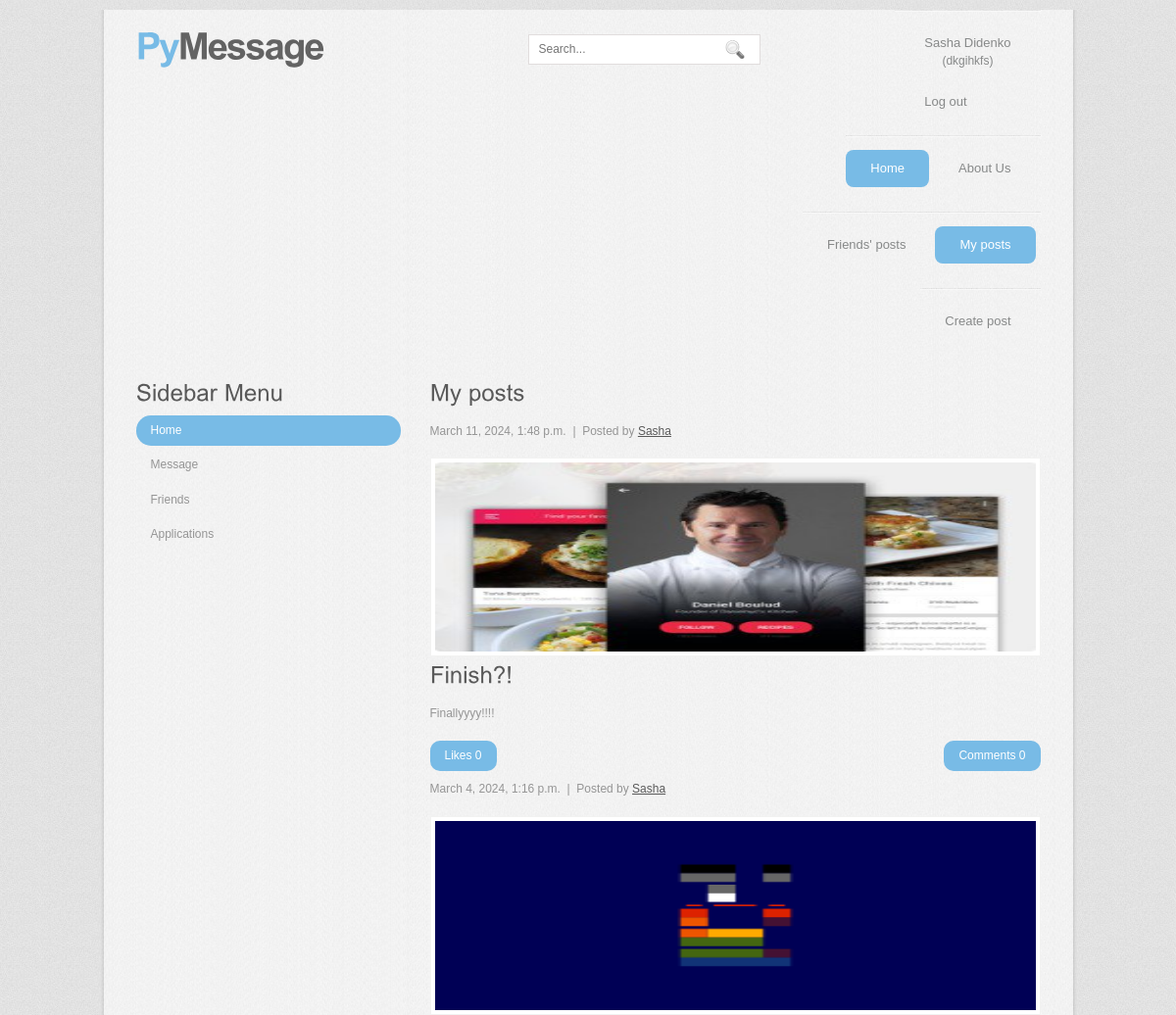
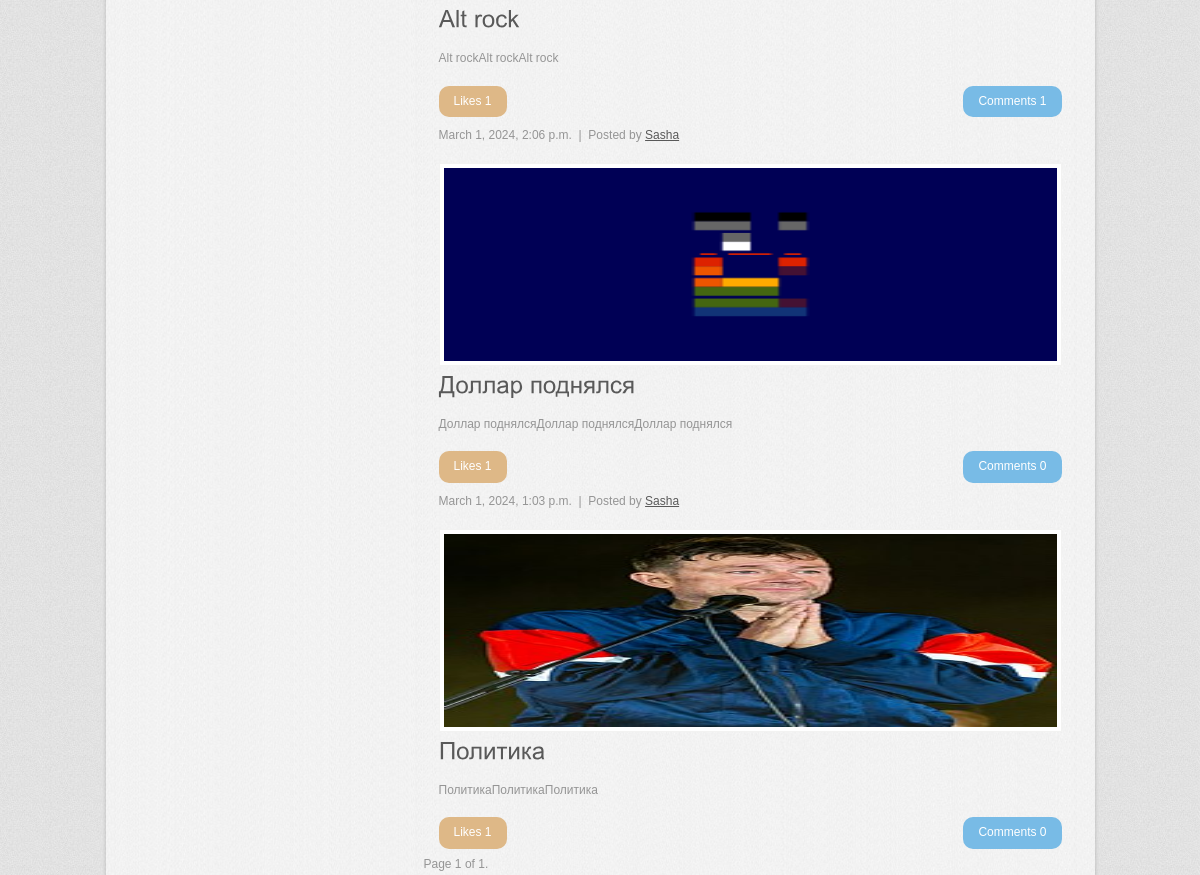
/my_posts (signed in), run on the app's committed database (2 pictures, top to bottom).
### accounts/models.py (models this page shows, shortened)
class User(AbstractUser):
    username = models.CharField(verbose_name = "Username", max_length = 100, unique = True)
    email = models.EmailField(verbose_name = "Email", unique = True)
    avatar = models.ImageField(verbose_name = "Avatar", upload_to = "image/", default = "defaults/avatar.jpg", null = True, blank = True)
    first_name = models.CharField(verbose_name = "First name", max_length = 100)
    last_name = models.CharField(verbose_name = "Last name", max_length = 100, null = True, blank = True)
    date_of_birth = models.DateField(verbose_name = "Date of birth", null = True, blank = True)
    status = models.CharField(verbose_name = "Status", max_length = 250, null = True, blank = True)
    address = models.CharField(verbose_name = "Address", max_length = 250, null = True, blank = True)
    favorites = models.ManyToManyField(Post, related_name="users", verbose_name="Favorites", blank=True)
    class Meta:
        verbose_name = "User"
        verbose_name_plural = "Users"

### posts/models.py (models this page shows, shortened)
class Post(models.Model):
    owner = models.ForeignKey('accounts.User', on_delete=models.CASCADE, related_name="posts", verbose_name="Owner")
    name = models.CharField(verbose_name="Title", max_length=100)
    content = models.TextField(verbose_name="Content")
    image = models.ImageField(verbose_name="Image", upload_to="image/", null=True, blank=True)
    created = models.DateTimeField(verbose_name="Create date", auto_now_add=True)
    updated = models.DateTimeField(verbose_name="Update date", auto_now=True)
    class Meta:
        verbose_name = "Post"
        verbose_name_plural = "Posts"

### posts/views.py (the view)
# urls.py: path('my_posts', views.my_posts, name='my_posts'),
@login_required()
def my_posts(request):
    user = request.user
    posts = Post.objects.filter(owner = user).order_by('-created')
    search = request.GET.get("search")
    if bool(search) != False:
        posts = posts.filter(name__icontains=search)
    paginator = Paginator(posts, 10)
    posts = paginator.get_page(request.GET.get("page"))
    context = {
        "posts": posts,
    }
    return render(request, "posts/my_posts.html", context)

### posts/templates/posts/my_posts.html (shortened to what this page needs)
{% extends 'posts/posts_main_home.html' %}
{% load static %}
{% block search %}
<div class="search">
  <form method="get" id="search" action="#">
    <span>
    <input type="text" placeholder="Search..." name="search" id="s" />
    <input name="searchsubmit" type="image" src="{% static 'images/search.gif' %}" value="Go" id="searchsubmit" class="btn"  />
    </span>
  </form>
</div>
{% endblock %}
{% block travel %}
  <li class="active"><a href="{% url 'home' %}">Home</a></li>
  <li><a href="{% url 'about' %}">About Us</a></li>
{% endblock %}
{% block travel2 %}
  <li><a href="{% url 'home' %}">Friends' posts</a></li>
  <li class="active"><a href="{% url 'my_posts' %}">My posts</a></li>
{% endblock %}
{% block travel3 %}
  <li><a href="{% url 'create_new_post' %}">Create post</a></li>
{% endblock %}
{% block content %}
<div class="content">
    <div class="content_bg">
      <div class="mainbar">
        <div class="article">
            <h2>My posts</h2>
            {% for post in posts %}
                <p class="post-data"><span class="date">{{ post.created }}</span> &nbsp;|&nbsp; Posted by <a href="{% url 'my_posts' %}">{{ post.owner.first_name }}</a></p>
                <img src="{{ post.image.url }}" width="613" height="193" alt="" />
                <h2><span>{{ post.name }}</span></h2>
                <p>{{ post.content }}</p>
                <p class="spec"><a href="{% url 'comments' post_id=post.id %}" class="com fr">Comments {{ post.comments.count }}</a>
                  {% if post in request.user.favorites.all %}
                    <a href="{% url 'like_post' post_id=post.id %}" class="rm fl" style="background-color: burlywood;">Likes {{ post.users.count }}</a></p>
                  {% else %}
                    <a href="{% url 'like_post' post_id=post.id %}" class="rm fl">Likes {{ post.users.count }}</a></p>
                  {% endif %}
            {% endfor %}
        </div>
        <div class="pagination">
            <span class="step-links">
              <span class="current">
                      Page {{ posts.number }} of {{ posts.paginator.num_pages }}.
                  </span>
            </span>
        </div>
    </div>
{% endblock %}

### posts/templates/posts/posts_main_home.html (shortened to what this page needs)
{% load static %}
<!DOCTYPE html PUBLIC "-//W3C//DTD XHTML 1.0 Transitional//EN" "http://www.w3.org/TR/xhtml1/DTD/xhtml1-transitional.dtd">
<html xmlns="http://www.w3.org/1999/xhtml">
<head>
<link href="{% static 'css/style.css' %}" rel="stylesheet" type="text/css" />
</head>
<body>
<div class="main">
  <div class="main_resize">
    <div class="header">
      <div class="logo">
        <h1><a href="{% url 'home' %}"><span>Py</span>Message<small></small></a></h1>
      </div>
      {% block search %}
      {% endblock %}
      <div class="menu_nav">
        <div class="registr">
          <ul>
            <li>
              {% if request.user.is_authenticated %}
              <li>
                <a href="{% url 'my_posts' %}">
                  {{ request.user.first_name }} {{ request.user.last_name }}
                  <p style="text-align: center; margin: 0px; padding: 0px;">({{ request.user.username }})</p>
                </a>
                <a href="{% url 'logout' %}">Log out</a>
              </li>
              {% endif %}
            </li>
          </ul>
        </div>
      </div>
      <div class="menu_nav">
        <ul>
          {% block travel %}
          {% endblock %}
        </ul>
      </div>
      <div class="menu_nav">
        <ul>
          {% block travel2 %}
          {% endblock %}
        </ul>
      </div>
      <div class="menu_nav">
        <ul>
          {% block travel3 %}
          {% endblock %}
        </ul>
      </div>
    </div>
    {% block content %}
    {% endblock %}
    <div class="sidebar">
          <div class="gadget">
            <h2 class="star"><span>Sidebar</span> Menu</h2>
            <ul class="sb_menu">
              <li class="active"><a href="{% url 'home' %}">Home</a></li>
              <li><a href="{% url 'private_chat' %}">Message</a></li>
              <li><a href="{% url 'friends' %}">Friends</a></li>
              <li><a href="{% url 'applications' %}">Applications</a></li>
            </ul>
          </div>
        </div>
      </div>
    </div>
  </div>
</div>
</body>
</html>

### static/css/style.css (style rules this page uses)
body { margin:0; padding:0; width:100%; color:#959595; font:normal 12px/1.8em Arial, Helvetica, sans-serif; background:url(images/bg.jpg); }
html { padding:0; margin:0; }
.main { padding:0; margin:0; background:url(images/main_bg.jpg) repeat-y center; }
.logo { float:left; width:400px; height:86px; padding:0; margin:0 auto; }
h1 { margin:0; padding:20px 0 0 0; color:#636363; font:bold 38px/1.2em Arial, Helvetica, sans-serif; letter-spacing:-2px; }
h1 a, h1 a:hover { color:#636363; text-decoration:none; }
h1 span { color:#78bbe6; }
h1 small { padding:0 10px; font:normal 12px/1.2em Arial, Helvetica, sans-serif; letter-spacing:normal; }
h2 { font:normal 24px Arial, Helvetica, sans-serif; padding:8px 0; margin:0; color:#595959; }
p { margin:8px 0; padding:0 0 8px 0; font:normal 12px/1.8em Arial, Helvetica, sans-serif; }
a { color:#97c950; text-decoration:underline; }
a.rm, a.com { padding:0; text-decoration:none; }
.header, .content, .menu_nav, .fbg, .footer, form, ol, ol li, ul, .content .mainbar, .content .sidebar { margin:0; padding:0; }
.main_resize { margin:0 auto; width:969px; }
.header { margin:0 auto; width:923px; }
.menu_nav { margin:0 0 10px; padding:0; }
.menu_nav ul { list-style:none; margin:0; padding:0; float:right; }
.menu_nav ul li { margin:0; padding:15px 5px 15px 0; float:left; background:url(images/menu_line.jpg) repeat-x top; }
.menu_nav ul li a { display:block; margin:0; padding:11px 25px; color:#878989; text-decoration:none; font-size:13px; line-height:16px; }
.menu_nav ul li.active a, .menu_nav ul li a:hover { color:#fff; text-decoration:none; background:#78bbe6; }
.content { padding:0; margin:0 auto; width:923px; }
.mainbar { margin:0; padding:0; float:right; width:638px; }
.mainbar img { padding:4px; border:1px solid #f2f2f1; background:#FFF; }
.mainbar .article { margin:0; padding:10px 0 5px 15px; }
.mainbar .article a { color:#78bbe6; }
.mainbar .post-data a { color:#595959; }
.mainbar .spec a { padding:5px 15px; background:#78bbe6; color:#FFF; }
.sidebar { padding:0; float:left; width:285px; }
.sidebar .gadget { margin:0; padding:10px 15px 10px 0; }
ul.sb_menu, ul.ex_menu { margin:0; padding:0; color:#939393; list-style:none; }
ul.sb_menu li, ul.ex_menu li { margin:0; }
ul.sb_menu li { padding:2px 0 2px 15px; }
ul.sb_menu li a, ul.ex_menu li a { display:block; color:#959595; text-decoration:none; padding:5px; margin-left:-15px; padding-left:15px; }
ul.sb_menu li a:hover, ul.ex_menu li a:hover, ul.sb_menu li.active a, ul.ex_menu li.active a { color:#FFF; background:#78bbe6; }
.search { float:left; width:250px; padding:25px 0; }
.search span { width:235px; display:block; background:#FFF; height:29px; margin:0; padding:0; border:1px solid #e1dddd; }
.search input#s { float:left; width:185px; padding:7px 0 7px 10px; margin:0; border:0; background:none; color:#afaeae; font:normal 12px/15px Arial, Helvetica, sans-serif; }
.search .btn { float:left; padding:0; margin:0; border:0; width:auto; }
.fl { float:left; }
.fr { float:right; }

### data on the page
User: user.first_name "Sasha", user.last_name "Didenko", user.username "dkgihkfs"
Post: created "March 11, 2024, 1:48 p.m.", owner.first_name "Sasha", image (picture), content "Finallyyyy!!!!", comments.count "0", users.count "0"
Post: created "March 4, 2024, 1:16 p.m.", owner.first_name "Sasha", image (picture), content "Alt rockAlt rockAlt rock", comments.count "1", users.count "1"
Post: created "March 1, 2024, 2:06 p.m.", owner.first_name "Sasha", image (picture), content "Доллар поднялсяДоллар поднялсяДоллар поднялся", comments.count "0", users.count "1"
Post: created "March 1, 2024, 1:03 p.m.", owner.first_name "Sasha", image (picture), content "ПолитикаПолитикаПолитика", comments.count "0", users.count "1"

### other printed values
{{ posts.number }} "1"
{{ posts.paginator.num_pages }} "1"
